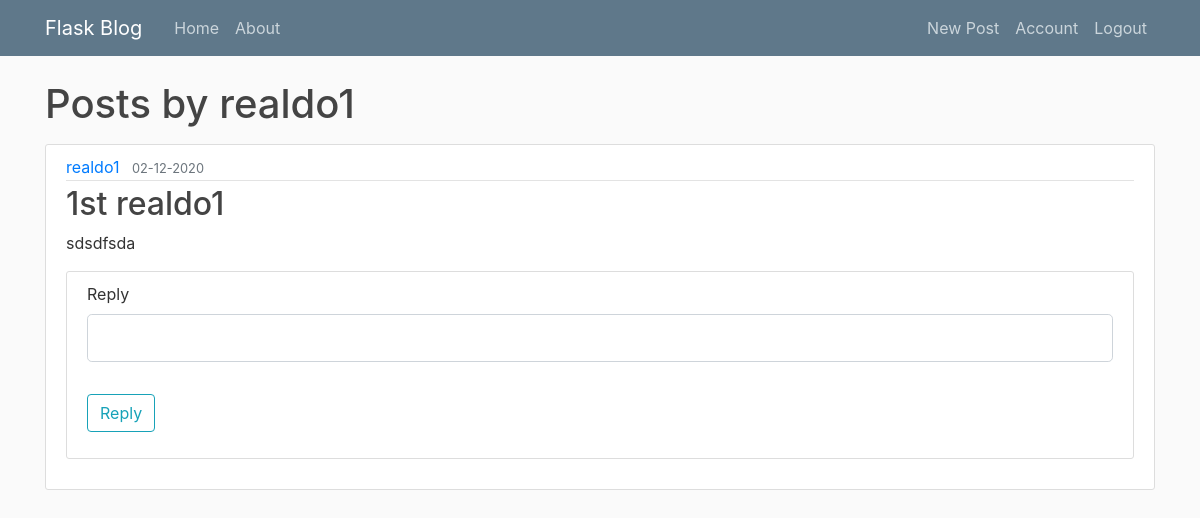
The app's page /user/realdo1 (signed in) with its own data.
### app.py (models this page shows, shortened)
class User(db.Model, UserMixin):
    id = db.Column(db.Integer, primary_key=True)
    username = db.Column(db.String(20), unique=True, nullable=False)
    email = db.Column(db.String(120), unique=True, nullable=False)
    password = db.Column(db.String(60),nullable=False)
    posts = db.relationship('Post', backref='author', lazy=True)
    user_comments = db.relationship('Comment', backref='author_comment', lazy=True)

class Post(db.Model):
    id = db.Column(db.Integer, primary_key=True)
    title = db.Column(db.String(100), nullable=False)
    date_posted = db.Column(db.DateTime, nullable=False, default=datetime.utcnow )
    content = db.Column(db.Text, nullable=False)
    user_id = db.Column(db.Integer, db.ForeignKey('user.id'), nullable=False)
    post_comments = db.relationship('Comment', backref='title_of_post', lazy=True)

### app.py (the view)
@app.route("/user/<string:username>", methods=['GET', 'POST'])
def user_posts(username):
    form = PostForm()
    comment_form = CommentForm()
    user = User.query.filter_by(username=username).first_or_404()
    posts = Post.query.filter_by(author=user).order_by(Post.date_posted.desc()).all()
    if comment_form.validate_on_submit():
        reply = Comment(body=comment_form.comment_on_form.data, author_comment=current_user)
        db.session.add(reply)
        db.session.commit()
    replies = Comment.query.filter_by(author_comment=current_user).order_by(Comment.timestamp.desc()).all()
    return render_template('user_post.html', form=form, replies=replies, posts=posts, user=user, comment_form=comment_form)

### forms.py
class PostForm(FlaskForm):
    title = StringField('Title', validators=[DataRequired()])
    content = TextAreaField('Content', validators=[DataRequired()])
    submit = SubmitField('Post')

class CommentForm(FlaskForm):
    comment_on_form = StringField('Reply', validators=[DataRequired()])
    submit = SubmitField('Reply')

### app.py (called while the page is built)
@login_menager.user_loader
def load_user(user_id):
    return User.query.get(int(user_id))

### templates/user_post.html (shortened to what this page needs)
{% extends "layout.html" %}
{% block content %}
    <h1 class="mb-3">Posts by {{user.username}}</h1>
    {% for post in posts %}
        <article class="media content-section">
            <div class="media-body">
                <div class="article-metadata">
                    <a class="mr-2" href="{{url_for('user_posts', username=post.author.username) }}">{{ post.author.username }}</a>
                    <small class="text-muted">{{ post.date_posted.strftime('%d-%m-%Y') }}</small>
                </div>
                <h2><a class="article-title" href="{{url_for('post', post_id=post.id)}}">{{ post.title }}</a></h2>
                <p class="article-content">{{ post.content }}</p>
                <div class="content-section">
                    <form method="POST" action="">
                        <fieldset class="form-group">
                            <div class="form-group">
                                {{ comment_form.comment_on_form.label(class="form-control-label") }}
                                {% if comment_form.comment_on_form.errors %}
                                    {{ comment_form.comment_on_form(class="form-control form-control-lg is-invalid") }}
                                    <div class="invalid-feedback">
                                        {% for error in comment_form.comment_on_form.errors %}
                                            <span>{{ error }}</span>
                                        {% endfor %}
                                    </div>
                                {% else %}
                                    {{ comment_form.comment_on_form(class="form-control form-control-lg") }}
                                {% endif %}
                            </div>
                        </fieldset>
                        <div class="form-group">
                            {{ comment_form.submit(class="btn btn-outline-info") }}
                        </div>
                    </form>
                </div>
            </div>
        </article>
    {% endfor %}
{% endblock %}

### static/main.css (style rules this page uses)
body { background: #fafafa; color: #333333; margin-top: 5rem; }
h1, h2, h3, h4, h5, h6 { color: #444444; }
.content-section { background: #ffffff; padding: 10px 20px; border: 1px solid #dddddd; border-radius: 3px; margin-bottom: 20px; }
.article-title { color: #444444; }
.article-content { white-space: pre-line; }
.article-metadata { padding-bottom: 1px; margin-bottom: 4px; border-bottom: 1px solid #e3e3e3 }

### records on screen
User: username "realdo1"
Post: author.username "realdo1", date_posted "02-12-2020", title "1st realdo1", content "sdsdfsda", comment_on_form.label "Reply"
